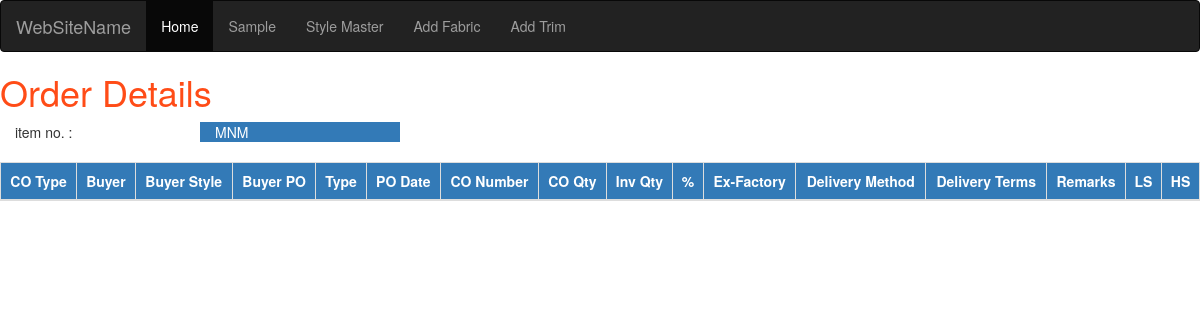
/dash_styleorder/, run on an earlier commit of the app's database.
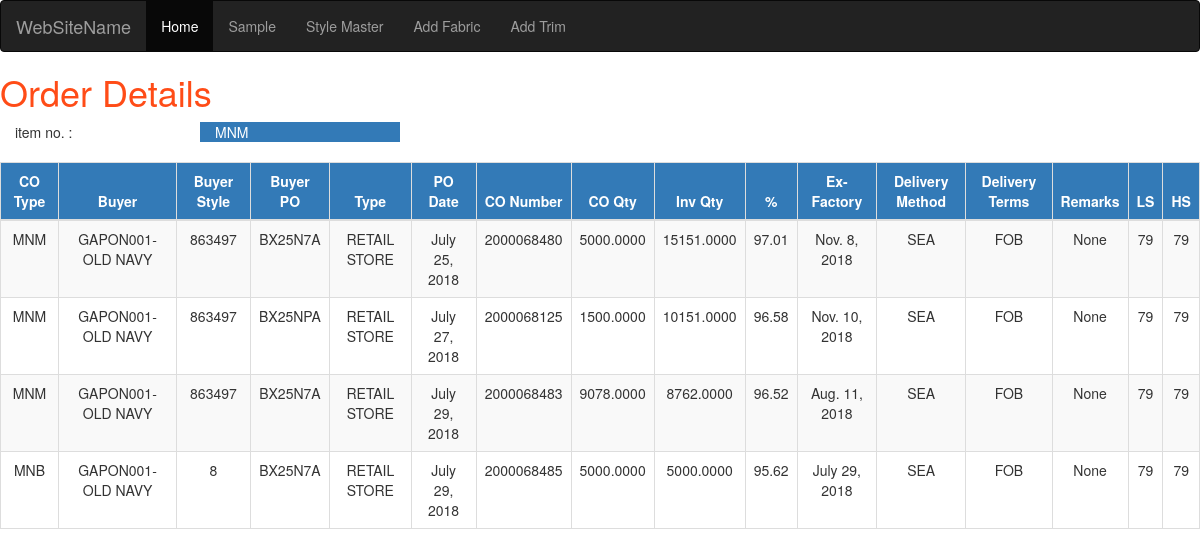
And on a later commit of the database.
### stylemaster/models.py (models this page shows, shortened)
class StyleOrder(models.Model):
    c_o_type = models.ForeignKey(Stylemaster, on_delete=models.CASCADE)
    buyer = models.CharField(max_length=50)
    buyer_style=models.IntegerField()
    buyer_p_o=models.CharField(max_length=15)
    type=models.CharField(max_length=50)
    p_o_date=models.DateField(default=date.today)
    c_o_number=models.IntegerField()
    c_o_qty=models.DecimalField(max_digits=18,decimal_places=4)
    inv_qty=models.DecimalField(max_digits=18,decimal_places=4)
    percent=models.DecimalField(max_digits=5,decimal_places=2)
    ex_factory=models.DateField()
    delivery_method=models.CharField(max_length=15)
    delivery_terms=models.CharField(max_length=15)
    remarks=models.CharField(max_length=25,null=True,blank=True)
    l_s=models.IntegerField()
    h_s=models.IntegerField()

class Stylemaster(models.Model):
    def number():
        no = Stylemaster.objects.count()
        if no == None:
            return 1
        else:
            return no + 1
    style_no = models.IntegerField(unique=True, default=number)
    item_no=models.ForeignKey(Sample,on_delete=models.CASCADE,null=True,blank=True)
    style=models.CharField(max_length=100)
    type=models.CharField(max_length=100)
    brand=models.CharField(max_length=100)
    category=models.CharField(max_length=100)
    item_group=models.CharField(max_length=100)
    season=models.CharField(max_length=100,null=True,blank=True)
    responsible=models.CharField(max_length=100)
    approver=models.ForeignKey(Approver,on_delete=models.CASCADE)
    product_designer=models.CharField(max_length=100,null=True,blank=True)
    production_merchant=models.ForeignKey(ProductionMerchant,on_delete=models.CASCADE)
    pd_merchant=models.ForeignKey(PDMerchant,on_delete=models.CASCADE,null=True,blank=True)
    factory_merchant=models.ForeignKey(FactoryMerchant,on_delete=models.CASCADE,null=True,blank=True)
    sales_person=models.CharField(max_length=100)
    basic_uom=models.CharField(max_length=100)
    alt_uom=models.CharField(max_length=100,null=True,blank=True)
    conversion_factor=models.CharField(max_length=100,null=True,blank=True)
    currency=models.CharField(max_length=100)
    sales_price=models.CharField(max_length=100)
    sale_price_qty=models.CharField(max_length=100,null=True,blank=True)
    buying_house_commission=models.CharField(max_length=100,null=True,blank=True)
    licence=models.CharField(max_length=100,null=True,blank=True)
    custom_group=models.ForeignKey(CustomGroup,on_delete=models.CASCADE,null=True,blank=True)
    national_dbk=models.DecimalField(default=0,max_digits=7,decimal_places=4,null=True,blank=True)
    rosl_group=models.CharField(max_length=100,null=True,blank=True)
    propertys=models.CharField(max_length=100,null=True,blank=True)
    order_confirmation_date=models.DateField(("Date"), default=date.today,null=True,blank=True)
    pcd=models.DateField(null=True,blank=True)
    ex_factory_date=models.DateField(null=True,blank=True)
    def __str__(self):
        return str(self.item_no)

class Sample(models.Model):
    def number():
        no = Sample.objects.count()
        if no == None:
            return 1
        else:
            return no + 1
    sample_no = models.IntegerField(unique=True, default=number)
    pch=models.CharField(max_length=10)
    style=models.CharField(max_length=100)
    desc=models.TextField(max_length=2500)
    sketch=models.FileField(upload_to="static/images")
    def __str__(self):
        return str(self.pch)

### stylemaster/views.py (the view)
# urls.py: path('dash_styleorder/',views.dashorder,name='dash_styleorder'),
def dashorder(request):
    a=StyleOrder.objects.all()
    return render(request, 'stylemaster/dash_styleorder.html',{'a':a})

### stylemaster/templates/stylemaster/dash_styleorder.html
{% extends 'stylemaster/base.html' %}
{% block body %}
<h1 style="color:#ff4c17;">Order Details</h1>
 <div class="col-md-2"> item no. : </div> <div class="col-md-2 btn-primary">  MNM  </div>
<br><br>
  <table class="table table-bordered table-striped table-hover table-responsive" >
<thead class="thead-dark">
<tr  class="btn-primary"><th style="text-align: center;">CO Type</th >
    <th style="text-align: center;">Buyer</th><th style="text-align: center;">Buyer Style</th>
    <th style="text-align: center;">Buyer PO</th><th style="text-align: center;">Type</th>
    <th style="text-align: center;">PO Date</th><th style="text-align: center;">CO Number</th>
    <th style="text-align: center;">CO Qty</th><th style="text-align: center;">Inv Qty</th>
    <th style="text-align: center;"> % </th><th style="text-align: center;">Ex-Factory</th>
    <th style="text-align: center;">Delivery Method</th><th style="text-align: center;">Delivery Terms</th>
    <th style="text-align: center;">Remarks</th><th style="text-align: center;">LS</th>
    <th style="text-align: center;">HS</th></tr></thead>
   {% for m in a %}
       <tr style="text-align: center">
<td >{{ m.c_o_type}}</td>
       <td>{{ m.buyer }}</td>
       <td>{{ m.buyer_style }}</td>
       <td>{{ m.buyer_p_o }}</td>
       <td>{{ m.type }}</td>
       <td>{{ m.p_o_date }}</td>
       <td>{{ m.c_o_number }}</td>
       <td>{{ m.c_o_qty }}</td>
       <td>{{ m.inv_qty }}</td>
       <td>{{ m.percent }}</td>
       <td>{{ m.ex_factory }}</td>
       <td>{{ m.delivery_method }}</td>
       <td>{{ m.delivery_terms }}</td>
           <td>{{ m.remarks }}</td>
       <td>{{ m.l_s  }}</td>
       <td>{{ m.h_s }}</td>
       </tr>
{% endfor %}
</table>
    <br>
    <br>
    <br>
{% endblock %}

### stylemaster/templates/stylemaster/base.html (shortened to what this page needs)
<!DOCTYPE html>
<html lang="en">
<head>
  <link rel="stylesheet" href="https://maxcdn.bootstrapcdn.com/bootstrap/3.3.7/css/bootstrap.min.css">
</head>
<body>
<nav class="navbar navbar-inverse">
  <div class="container-fluid">
    <div class="navbar-header">
      <a class="navbar-brand" href="#">WebSiteName</a>
    </div>
    <ul class="nav navbar-nav">
      <li class="active"><a href="#">Home</a></li>
      <li><a href="{% url 'sample' %}">Sample</a></li>
      <li><a href="{% url 'style' %}">Style Master</a></li>
      <li><a href="{% url 'fabric' %}">Add Fabric</a></li>
        <li><a href="{% url 'trims' %}">Add Trim</a></li>
    </ul>
  </div>
</nav>
{% block body %}
{% endblock %}
</body>
</html>

What changed in the data, as far as the page shows it:
added StyleOrder: c_o_type "MNM", buyer "GAPON001-OLD NAVY", buyer_style "863497", buyer_p_o "BX25N7A", type "RETAIL STORE", p_o_date "July 25, 2018", c_o_number "2000068480", c_o_qty "5000.0000", inv_qty "15151.0000", percent "97.01", ex_factory "Nov. 8, 2018", delivery_method "SEA", delivery_terms "FOB", remarks "None", l_s "79", h_s "79"
added StyleOrder: c_o_type "MNM", buyer "GAPON001-OLD NAVY", buyer_style "863497", buyer_p_o "BX25NPA", type "RETAIL STORE", p_o_date "July 27, 2018", c_o_number "2000068125", c_o_qty "1500.0000", inv_qty "10151.0000", percent "96.58", ex_factory "Nov. 10, 2018", delivery_method "SEA", delivery_terms "FOB", remarks "None", l_s "79", h_s "79"
added StyleOrder: c_o_type "MNM", buyer "GAPON001-OLD NAVY", buyer_style "863497", buyer_p_o "BX25N7A", type "RETAIL STORE", p_o_date "July 29, 2018", c_o_number "2000068483", c_o_qty "9078.0000", inv_qty "8762.0000", percent "96.52", ex_factory "Aug. 11, 2018", delivery_method "SEA", delivery_terms "FOB", remarks "None", l_s "79", h_s "79"
added StyleOrder: c_o_type "MNB", buyer "GAPON001-OLD NAVY", buyer_style "8", buyer_p_o "BX25N7A", type "RETAIL STORE", p_o_date "July 29, 2018", c_o_number "2000068485", c_o_qty "5000.0000", inv_qty "5000.0000", percent "95.62", ex_factory "July 29, 2018", delivery_method "SEA", delivery_terms "FOB", remarks "None", l_s "79", h_s "79"
